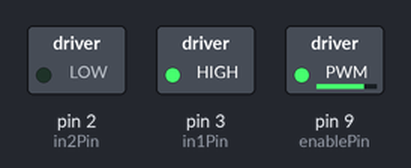
The sketch below on a simulated Arduino Uno, built with avr-gcc and run on an emulated ATmega328P. Shown: switched loads named in the sketch (green lamp = pin HIGH).

Above: at 0.1 s.
Timing chart, 0 to 1.6 s (numbered marks = the images above):
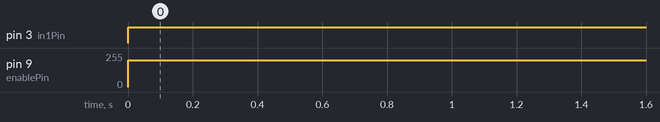

The sketch:

Motor_Driver_Test.ino
```cpp
  // Define the pins connected to the L298N motor driver
  const int enablePin = 9;  // PWM pin for speed control
  const int in1Pin = 3;     // Input 1
  const int in2Pin = 2;     // Input 2

  void setup() {
    // Set the motor control pins as outputs
    pinMode(enablePin, OUTPUT);
    pinMode(in1Pin, OUTPUT);
    pinMode(in2Pin, OUTPUT);
  }

  void loop() {
    // Spin the fan in one direction (clockwise)
    spinClockwise();

    // Stop the fan


    // Spin the fan in the opposite direction (counter-clockwise)

  }

  void spinClockwise() {
    digitalWrite(in1Pin, HIGH);
    digitalWrite(in2Pin, LOW);
    analogWrite(enablePin, 200); // Adjust PWM value for speed control (0-255)
  }

  void spinCounterClockwise() {
    digitalWrite(in1Pin, LOW);
    digitalWrite(in2Pin, HIGH);
    analogWrite(enablePin, 200); // Adjust PWM value for speed control (0-255)
  }

  void stopFan() {
    digitalWrite(in1Pin, LOW);
    digitalWrite(in2Pin, LOW);
    analogWrite(enablePin, 0); // Stop the motor by setting PWM to 0
  }
```

Measured:
- by itself, pin 3 (in1Pin): LOW → HIGH at 0.00 s
- by itself, pin 9 (enablePin): 0/255 → 200/255 at 0.00 s
